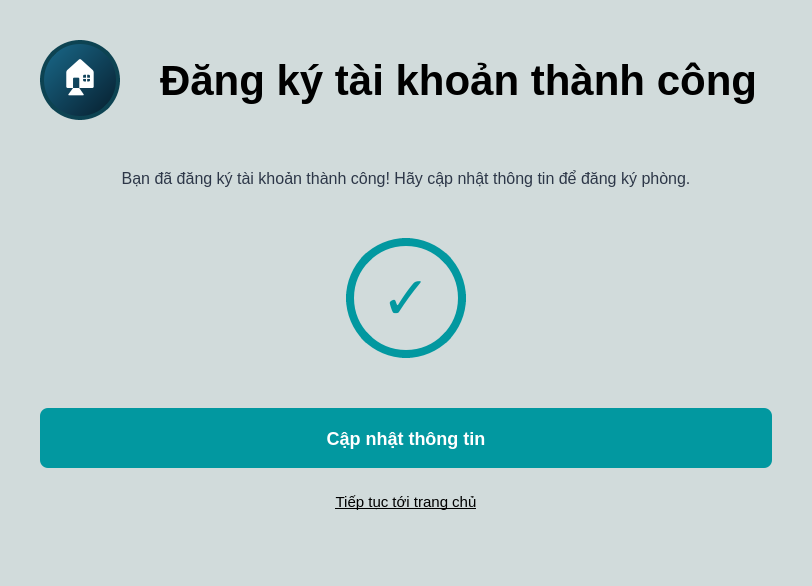
<?xml version="1.0" encoding="UTF-8"?>
<ui version="4.0">
 <class>DialogAuthSuccess</class>
 <widget class="QDialog" name="DialogAuthSuccess">
  <property name="geometry">
   <rect>
    <x>0</x>
    <y>0</y>
    <width>812</width>
    <height>586</height>
   </rect>
  </property>
  <property name="styleSheet">
   <string>
    QDialog { background-color: #d1dbdb; }
    QLabel#SuccessTitle { font-size: 42px; font-weight: bold; color: black; }
    QLabel#SuccessDesc { font-size: 16px; color: #2d3748; }
    QPushButton#BtnUpdateInfo { background-color: #0298a0; color: white; font-weight: bold; font-size: 18px; border-radius: 8px; padding: 15px; }
    QPushButton#BtnHome { background-color: transparent; color: black; text-decoration: underline; font-size: 15px; border: none; }
    QLabel#IconSmall { background-color: qlineargradient(spread:pad, x1:0, y1:0, x2:1, y2:1, stop:0 #1a6b8c, stop:1 #061c2b); border: 4px solid #0d4352; border-radius: 40px; font-size: 35px; color: white; }
    QLabel#CheckCircle { background-color: transparent; border: 8px solid #0298a0; border-radius: 60px; font-size: 60px; color: #0298a0; font-weight: bold; }
   </string>
  </property>
  <layout class="QVBoxLayout">
   <property name="spacing">
    <number>20</number>
   </property>
   <property name="leftMargin">
    <number>40</number>
   </property>
   <property name="topMargin">
    <number>40</number>
   </property>
   <property name="rightMargin">
    <number>40</number>
   </property>
   <property name="bottomMargin">
    <number>40</number>
   </property>
   <item>
    <layout class="QHBoxLayout">
     <item>
      <widget class="QLabel" name="IconSmall">
       <property name="minimumSize">
        <size>
         <width>80</width>
         <height>80</height>
        </size>
       </property>
       <property name="maximumSize">
        <size>
         <width>80</width>
         <height>80</height>
        </size>
       </property>
       <property name="text">
        <string>🏠</string>
       </property>
       <property name="alignment">
        <set>Qt::AlignCenter</set>
       </property>
      </widget>
     </item>
     <item>
      <spacer>
       <property name="orientation">
        <enum>Qt::Horizontal</enum>
       </property>
       <property name="sizeHint" stdset="0">
        <size>
         <width>20</width>
         <height>10</height>
        </size>
       </property>
      </spacer>
     </item>
     <item>
      <widget class="QLabel" name="SuccessTitle">
       <property name="text">
        <string>Đăng ký tài khoản thành công</string>
       </property>
      </widget>
     </item>
     <item>
      <spacer>
       <property name="orientation">
        <enum>Qt::Horizontal</enum>
       </property>
       <property name="sizeHint" stdset="0">
        <size>
         <width>0</width>
         <height>0</height>
        </size>
       </property>
      </spacer>
     </item>
    </layout>
   </item>
   <item>
    <spacer>
     <property name="orientation">
      <enum>Qt::Vertical</enum>
     </property>
     <property name="sizeHint" stdset="0">
      <size>
       <width>10</width>
       <height>10</height>
      </size>
     </property>
    </spacer>
   </item>
   <item>
    <widget class="QLabel" name="SuccessDesc">
     <property name="text">
      <string>Bạn đã đăng ký tài khoản thành công! Hãy cập nhật thông tin để đăng ký phòng.</string>
     </property>
     <property name="alignment">
      <set>Qt::AlignCenter</set>
     </property>
    </widget>
   </item>
   <item>
    <spacer>
     <property name="orientation">
      <enum>Qt::Vertical</enum>
     </property>
     <property name="sizeHint" stdset="0">
      <size>
       <width>30</width>
       <height>30</height>
      </size>
     </property>
    </spacer>
   </item>
   <item>
    <layout class="QHBoxLayout">
     <item>
      <spacer>
       <property name="orientation">
        <enum>Qt::Vertical</enum>
       </property>
       <property name="sizeHint" stdset="0">
        <size>
         <width>0</width>
         <height>0</height>
        </size>
       </property>
      </spacer>
     </item>
     <item>
      <widget class="QLabel" name="CheckCircle">
       <property name="minimumSize">
        <size>
         <width>120</width>
         <height>120</height>
        </size>
       </property>
       <property name="maximumSize">
        <size>
         <width>120</width>
         <height>120</height>
        </size>
       </property>
       <property name="text">
        <string>✓</string>
       </property>
       <property name="alignment">
        <set>Qt::AlignCenter</set>
       </property>
      </widget>
     </item>
     <item>
      <spacer>
       <property name="orientation">
        <enum>Qt::Vertical</enum>
       </property>
       <property name="sizeHint" stdset="0">
        <size>
         <width>0</width>
         <height>0</height>
        </size>
       </property>
      </spacer>
     </item>
    </layout>
   </item>
   <item>
    <spacer>
     <property name="orientation">
      <enum>Qt::Vertical</enum>
     </property>
     <property name="sizeHint" stdset="0">
      <size>
       <width>30</width>
       <height>30</height>
      </size>
     </property>
    </spacer>
   </item>
   <item>
    <layout class="QHBoxLayout">
     <item>
      <spacer>
       <property name="orientation">
        <enum>Qt::Vertical</enum>
       </property>
       <property name="sizeHint" stdset="0">
        <size>
         <width>0</width>
         <height>0</height>
        </size>
       </property>
      </spacer>
     </item>
     <item>
      <widget class="QPushButton" name="BtnUpdateInfo">
       <property name="minimumSize">
        <size>
         <width>400</width>
         <height>60</height>
        </size>
       </property>
       <property name="cursor">
        <cursorShape>PointingHandCursor</cursorShape>
       </property>
       <property name="text">
        <string>Cập nhật thông tin</string>
       </property>
      </widget>
     </item>
     <item>
      <spacer>
       <property name="orientation">
        <enum>Qt::Vertical</enum>
       </property>
       <property name="sizeHint" stdset="0">
        <size>
         <width>0</width>
         <height>0</height>
        </size>
       </property>
      </spacer>
     </item>
    </layout>
   </item>
   <item>
    <layout class="QHBoxLayout">
     <item>
      <spacer>
       <property name="orientation">
        <enum>Qt::Vertical</enum>
       </property>
       <property name="sizeHint" stdset="0">
        <size>
         <width>0</width>
         <height>0</height>
        </size>
       </property>
      </spacer>
     </item>
     <item>
      <widget class="QPushButton" name="BtnHome">
       <property name="cursor">
        <cursorShape>PointingHandCursor</cursorShape>
       </property>
       <property name="text">
        <string>Tiếp tục tới trang chủ</string>
       </property>
      </widget>
     </item>
     <item>
      <spacer>
       <property name="orientation">
        <enum>Qt::Vertical</enum>
       </property>
       <property name="sizeHint" stdset="0">
        <size>
         <width>0</width>
         <height>0</height>
        </size>
       </property>
      </spacer>
     </item>
    </layout>
   </item>
   <item>
    <spacer>
     <property name="orientation">
      <enum>Qt::Vertical</enum>
     </property>
     <property name="sizeHint" stdset="0">
      <size>
       <width>0</width>
       <height>0</height>
      </size>
     </property>
    </spacer>
   </item>
  </layout>
 </widget>
 <resources/>
 <connections/>
</ui>
